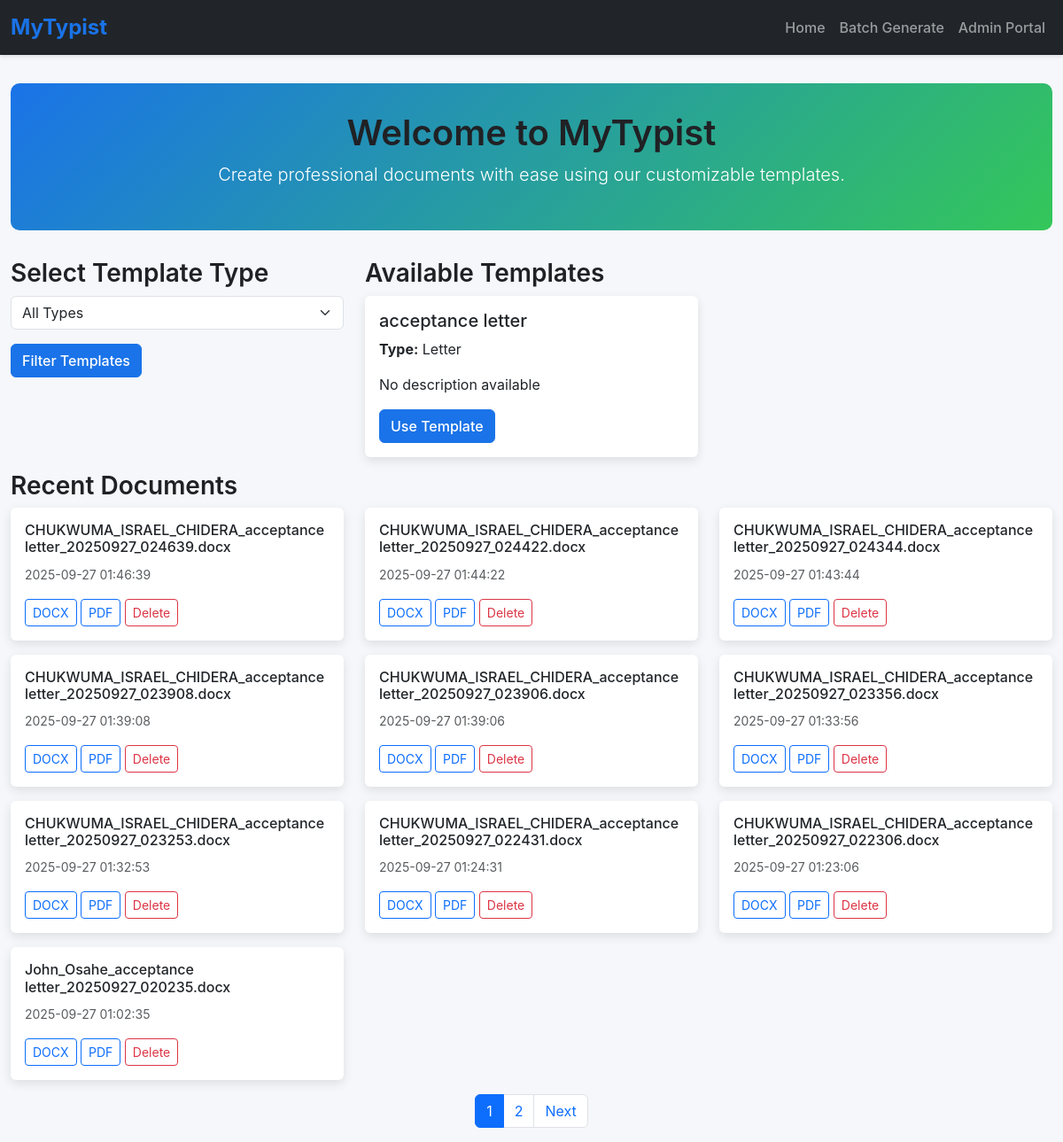
Before: / with the older database file.
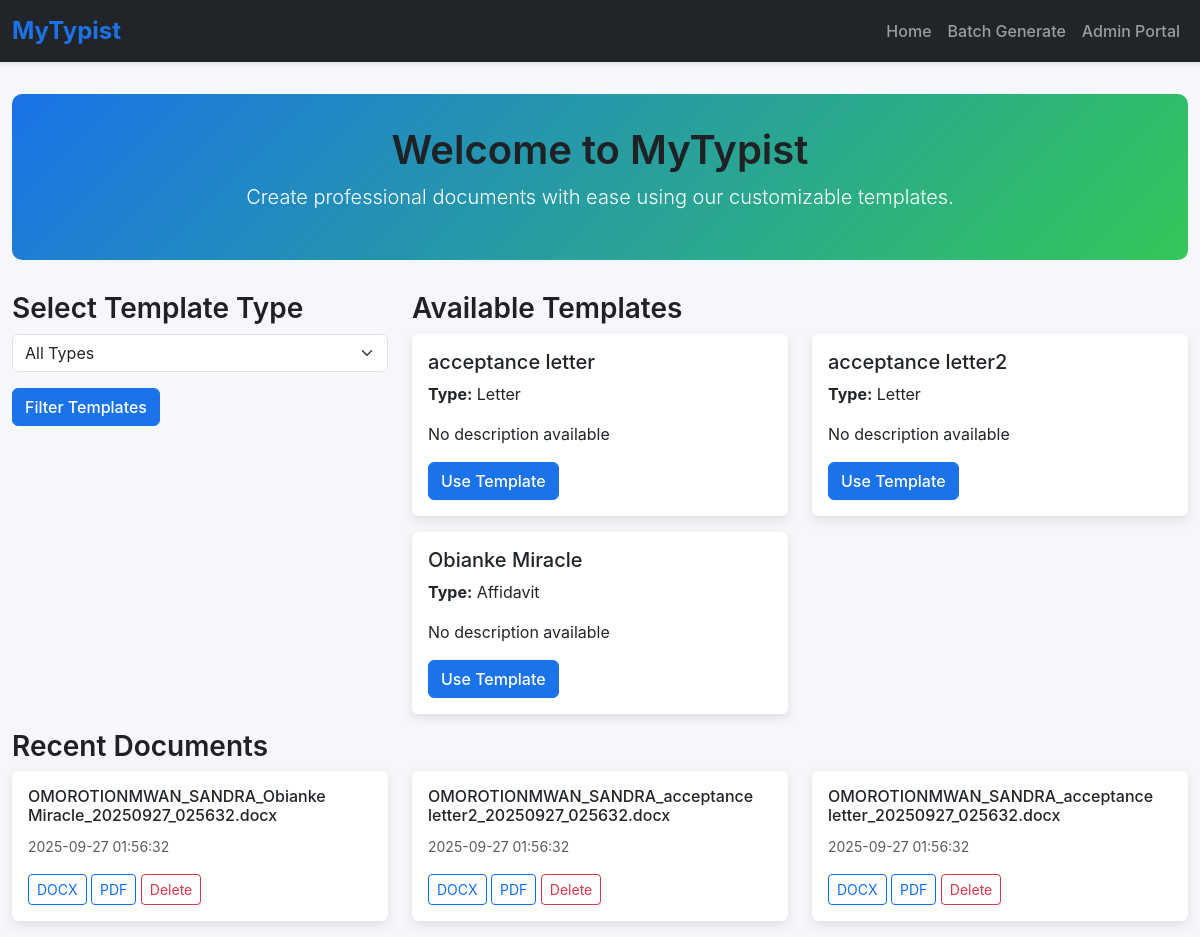
After: the same page with the newer database file.
### app.py (models this page shows)
class Template(db.Model):
    __tablename__ = 'template'
    id = db.Column(db.Integer, primary_key=True)
    name = db.Column(db.String(100), nullable=False)
    type = db.Column(db.String(50), nullable=False)
    file_path = db.Column(db.String(200), nullable=False)
    description = db.Column(db.Text)
    font_family = db.Column(db.String(50), default='Times New Roman')
    font_size = db.Column(db.Integer, default=12)
    margin_top = db.Column(db.Float, default=1.0)
    margin_bottom = db.Column(db.Float, default=1.0)
    margin_left = db.Column(db.Float, default=1.0)
    margin_right = db.Column(db.Float, default=1.0)
    default_line_spacing = db.Column(db.Float, default=1.0)
    is_active = db.Column(db.Boolean, default=True)
    created_at = db.Column(db.DateTime, default=lambda: datetime.now(timezone.utc))
    updated_at = db.Column(db.DateTime, default=lambda: datetime.now(timezone.utc),
                          onupdate=lambda: datetime.now(timezone.utc))
    placeholders = db.relationship('Placeholder', back_populates='template',
                                   cascade="all, delete-orphan")
    created_documents = db.relationship('CreatedDocument', back_populates='template',
                                        cascade="all, delete-orphan")

class CreatedDocument(db.Model):
    __tablename__ = 'created_document'
    id = db.Column(db.Integer, primary_key=True)
    template_id = db.Column(db.Integer, db.ForeignKey('template.id'), nullable=False)
    user_name = db.Column(db.String(100), nullable=False)
    user_email = db.Column(db.String(100))
    file_path = db.Column(db.String(200), nullable=False)
    original_filename = db.Column(db.String(200))
    file_size = db.Column(db.Integer)
    created_at = db.Column(db.DateTime, default=lambda: datetime.now(timezone.utc))
    batch_id = db.Column(db.String(50), nullable=True)
    user_inputs = db.Column(db.Text)  # JSON storage of inputs
    template = db.relationship('Template', back_populates='created_documents')

### app.py (the view)
@app.route('/')
@cache.cached(timeout=30)  # Cache for 30 seconds to improve performance
def index():
    page = request.args.get('page', 1, type=int)
    type_filter = request.args.get('type', '')
    query = Template.query.filter_by(is_active=True)
    if type_filter:
        query = query.filter_by(type=type_filter)
    types = cache.get('template_types')
    if types is None:
        types = [t[0] for t in db.session.query(Template.type).distinct().all()]
        cache.set('template_types', types, timeout=300)  # Cache for 5 minutes
    templates = query.with_entities(Template.id, Template.name, Template.type, Template.description).all()
    recent_docs = CreatedDocument.query.order_by(CreatedDocument.created_at.desc()).paginate(
        page=page, per_page=10, error_out=False
    )
    return render_template('index.html', types=types, templates=templates,
                         recent_docs=recent_docs, page=page, total_pages=recent_docs.pages)

### templates/index.html (shortened to what this page needs)
{% extends 'base.html' %}
{% block content %}
<div class="hero text-center">
    <h1>Welcome to MyTypist</h1>
    <p class="lead">Create professional documents with ease using our customizable templates.</p>
</div>
<div class="row">
    <div class="col-md-4 mb-4">
        <h3>Select Template Type</h3>
        <form method="GET" action="{{ url_for('index') }}">
            <div class="mb-3">
                <select name="type" class="form-select">
                    <option value="">All Types</option>
                </select>
            </div>
            <button type="submit" class="btn btn-primary">Filter Templates</button>
        </form>
    </div>
    <div class="col-md-8">
        <h3>Available Templates</h3>
        {% if templates %}
        <div class="row">
            {% for template in templates %}
            <div class="col-md-6 mb-3">
                <div class="card">
                    <div class="card-body">
                        <h5 class="card-title">{{ template.name }}</h5>
                        <p class="card-text"><strong>Type:</strong> {{ template.type }}</p>
                        <p class="card-text">{{ template.description or 'No description available' }}</p>
                        <a href="{{ url_for('create', template_id=template.id) }}" class="btn btn-primary">Use Template</a>
                    </div>
                </div>
            </div>
            {% endfor %}
        </div>
        {% else %}
        <p>No templates available. Please contact the administrator.</p>
        {% endif %}
    </div>
</div>
<h3>Recent Documents</h3>
{% if recent_docs.items %}
<div class="row">
    {% for doc in recent_docs.items %}
    <div class="col-md-4 mb-3">
        <div class="card">
            <div class="card-body">
                <h6 class="card-title">{{ doc.original_filename }}</h6>
                <p class="card-text"><small class="text-muted">{{ doc.created_at.strftime('%Y-%m-%d %H:%M:%S') }}</small></p>
                <a href="{{ url_for('download', document_id=doc.id, format='docx') }}" class="btn btn-sm btn-outline-primary">DOCX</a>
                <a href="{{ url_for('download', document_id=doc.id, format='pdf') }}" class="btn btn-sm btn-outline-primary">PDF</a>
                <a href="{{ url_for('delete_document', document_id=doc.id) }}" class="btn btn-sm btn-outline-danger">Delete</a>
            </div>
        </div>
    </div>
    {% endfor %}
</div>
{% else %}
<p>No recent documents.</p>
{% endif %}
{% if recent_docs.has_prev or recent_docs.has_next %}
<nav aria-label="Page navigation">
    <ul class="pagination justify-content-center">
        {% for p in recent_docs.iter_pages() %}
        <li class="page-item {% if p == recent_docs.page %}active{% endif %}">
            <a class="page-link" href="{{ url_for('index', page=p) }}">{{ p }}</a>
        </li>
        {% endfor %}
        {% if recent_docs.has_next %}
        <li class="page-item"><a class="page-link" href="{{ url_for('index', page=recent_docs.next_num) }}">Next</a></li>
        {% endif %}
    </ul>
</nav>
{% endif %}
{% endblock %}

Changed rows visible on the page:
removed CreatedDocument: original_filename "CHUKWUMA_ISRAEL_CHIDERA_acceptance letter_20250927_024639.docx", created_at "2025-09-27 01:46:39"
removed CreatedDocument: original_filename "CHUKWUMA_ISRAEL_CHIDERA_acceptance letter_20250927_024422.docx", created_at "2025-09-27 01:44:22"
removed CreatedDocument: original_filename "CHUKWUMA_ISRAEL_CHIDERA_acceptance letter_20250927_024344.docx", created_at "2025-09-27 01:43:44"
removed CreatedDocument: original_filename "CHUKWUMA_ISRAEL_CHIDERA_acceptance letter_20250927_023908.docx", created_at "2025-09-27 01:39:08"
removed CreatedDocument: original_filename "CHUKWUMA_ISRAEL_CHIDERA_acceptance letter_20250927_023906.docx", created_at "2025-09-27 01:39:06"
removed CreatedDocument: original_filename "CHUKWUMA_ISRAEL_CHIDERA_acceptance letter_20250927_023356.docx", created_at "2025-09-27 01:33:56"
removed CreatedDocument: original_filename "CHUKWUMA_ISRAEL_CHIDERA_acceptance letter_20250927_023253.docx", created_at "2025-09-27 01:32:53"
removed CreatedDocument: original_filename "CHUKWUMA_ISRAEL_CHIDERA_acceptance letter_20250927_022431.docx", created_at "2025-09-27 01:24:31"
removed CreatedDocument: original_filename "CHUKWUMA_ISRAEL_CHIDERA_acceptance letter_20250927_022306.docx", created_at "2025-09-27 01:23:06"
added Template: name "acceptance letter2", type "Letter", description "No description available"
added Template: name "Obianke Miracle", type "Affidavit", description "No description available"
changed CreatedDocument: original_filename "John_Osahe_acceptance letter_20250927_020235.docx" → "OMOROTIONMWAN_SANDRA_Obianke Miracle_20250927_025632.docx"; created_at "2025-09-27 01:02:35" → "2025-09-27 01:56:32"
now on this page (row edited): CreatedDocument: original_filename "OMOROTIONMWAN_SANDRA_acceptance letter2_20250927_025632.docx", created_at "2025-09-27 01:56:32"
now on this page (row edited): CreatedDocument: original_filename "OMOROTIONMWAN_SANDRA_acceptance letter_20250927_025632.docx", created_at "2025-09-27 01:56:32"
Other visible differences:
list line gone: "1"
list line gone: "2"
text no longer shown: "Next"
